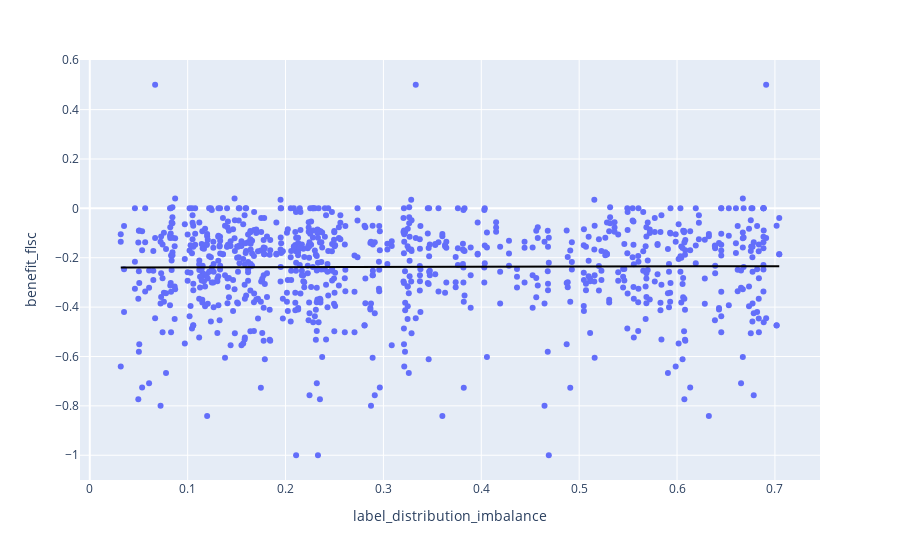

The cell this chart's notebook holds for it:
### Code cell
sns.regplot(df, x="label_distribution_imbalance", y="benefit_flsc")

### Figure 1 — Plotly figure (JSON) as saved in the notebook; plotly's stock layout.template omitted (floating-point values rounded to 4 significant figures; data arrays with more than 128 entries replaced by an {"elided": "..."} marker saying what was removed)
{"data": [{"hovertemplate": "label_distribution_imbalance=%{x}<br>benefit_flsc=%{y}<extra></extra>", "legendgroup": "", "marker": {"color": "#636efa", "symbol": "circle"}, "mode": "markers", "name": "", "orientation": "v", "showlegend": false, "type": "scatter", "x": {"elided": "900 float values"}, "xaxis": "x", "y": {"elided": "900 float values"}, "yaxis": "y"}, {"hovertemplate": "<b>OLS trendline</b><br>benefit_flsc = 0.00692407 * label_distribution_imbalance + -0.239278<br>R<sup>2</sup>=0.000059<br><br>label_distribution_imbalance=%{x}<br>benefit_flsc=%{y} <b>(trend)</b><extra></extra>", "legendgroup": "", "line": {"color": "black"}, "marker": {"color": "#636efa", "symbol": "circle"}, "mode": "lines", "name": "", "showlegend": false, "type": "scatter", "x": {"elided": "900 float values"}, "xaxis": "x", "y": {"elided": "900 float values"}, "yaxis": "y"}], "layout": {"autosize": true, "legend": {"tracegroupgap": 0}, "margin": {"t": 60}, "xaxis": {"anchor": "y", "autorange": true, "domain": [0, 1], "range": [-0.009081, 0.7451], "title": {"text": "label_distribution_imbalance"}, "type": "linear"}, "yaxis": {"anchor": "x", "autorange": true, "domain": [0, 1], "range": [-1.116, 0.6168], "title": {"text": "benefit_flsc"}, "type": "linear"}}}
